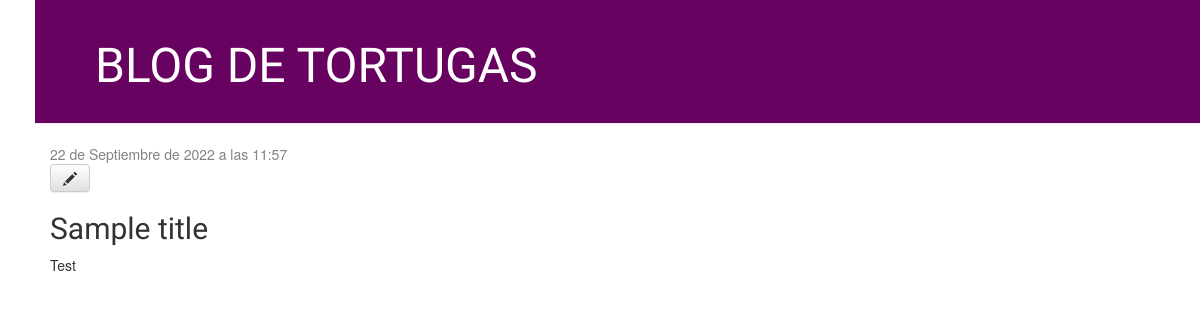
The app's page /post/8/, older data.
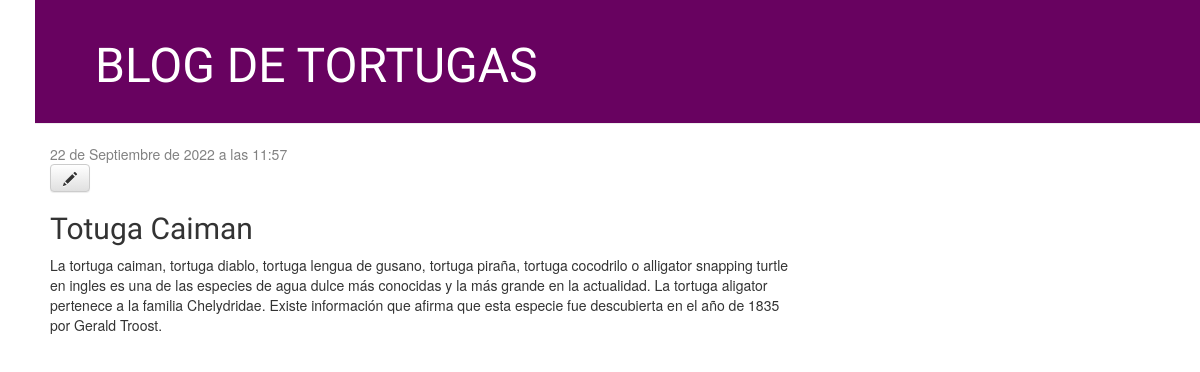
The same page, newer data.
### blog/models.py (models this page shows, shortened)
class Post(models.Model):
    author = models.ForeignKey(settings.AUTH_USER_MODEL, on_delete=models.CASCADE)
    title = models.CharField(max_length=200)
    text = models.TextField()
    created_date = models.DateTimeField(
            default=timezone.now)
    published_date = models.DateTimeField(
            blank=True, null=True)

### blog/views.py (the view)
# urls.py: path('post/<int:pk>/', views.post_detail, name='post_detail'),
def post_detail(request, pk):
    post = Post.objects.get(pk=pk)
    return render(request, 'blog/post_detail.html', {'post':post,'title':post.title})

### blog/templates/blog/post_detail.html
{% extends 'blog/base.html' %}
{% block content %}
    <div class="post">
        {% if post.published_date %}
            <div class="date">
                {{ post.published_date }}
            </div>
        {% endif %}
        <a class="btn btn-default" href="{% url 'post_edit' pk=post.pk %}"><span class="glyphicon glyphicon-pencil"></span></a>
        <h2>{{ post.title }}</h2>
        <p>{{ post.text|linebreaksbr }}</p>
    </div>
{% endblock %}

Row changes from the older to the newer data that the page shows:
changed Post: title "Sample title" → "Totuga Caiman"; text "Test" → "La tortuga caiman, tortuga diablo, tortuga lengua de gusano, tortuga piraña, tortuga cocodrilo o alligator snapping turtle en ingles es una de las especies de agua dulce más conocidas y la más grande en la actualidad. La tortuga aligator pertenece a la familia Chelydridae. Existe información que afirma que esta especie fue descubierta en el año de 1835 por Gerald Troost."
